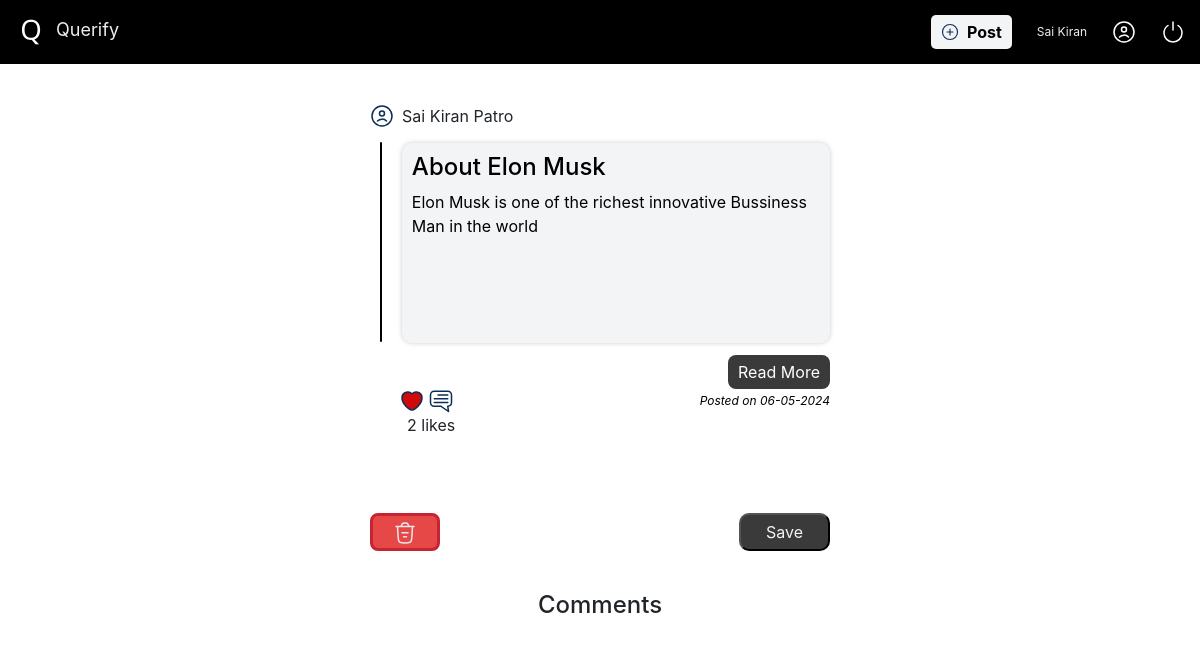
The page /comment/1 (signed in) on the database its author committed.
### Website/models.py (models this page shows)
class Post(db.Model):
    id=db.Column(db.Integer, primary_key=True)
    userId=db.Column(db.Integer, db.ForeignKey('user.id'))
    title=db.Column(db.String(1000))
    content=db.Column(db.Text)
    date=db.Column(db.DateTime(timezone='Asia/Kolkata'), default=func.date(func.now()))

### Website/views.py (the view, shortened to what this page needs)
@views.route('/comment/<int:post_id>', methods=['POST','GET'])
@login_required
def comment(post_id):
    userPostInfo,postDetails=get_user_info(post_id)
    userPostInfo[0]['postLikes']=likes_count_by_id(post_id)
    print(userPostInfo)
    print(postDetails.first().id)
    commentsInfo=get_comments_by_post_id(post_id)
    userCommentedByList=getCommentedByList(post_id)
    return render_template('Comment.html',userPostInfo=userPostInfo[0],postDetails=postDetails.first(),commentsList=commentsInfo,commentedByList=userCommentedByList)

### Website/models.py (called while the page is built)
def get_user_id():
    return current_user.id if current_user.is_authenticated else None

### Website/views.py (called while the page is built)
def get_likes_count():
    all_posts=Post.query.all()
    likesCount=[]
    for post in all_posts:
        likeCount=Likes.query.filter_by(postId=post.id).count()
        likesCount.append(likeCount)
    return likesCount

def likes_count_by_id(postId):
    likeCount=Likes.query.filter_by(postId=postId).count()
    return likeCount

def get_user_info(fetchRequest):
    all_posts=Post.query.all() if fetchRequest=='all' else Post.query.filter_by(id=fetchRequest)
    userPostInfo=[]
    likesCount=get_likes_count()
    print("likesCount", likesCount)
    index=0
    for post in all_posts:
        user=User.query.filter_by(id=post.userId).first()
        user_id = get_user_id()
        record = Likes.query.filter_by(postId=post.id, userId=user_id).first()
        record = True if record else False
        userObject={'userFullName':user.firstName+" "+user.lastName,'postedDate':"-".join(str(post.date)[0:10].split('-')[::-1]),'postLikes':likesCount[index],'postId':post.id,'postLiked':record}
        userPostInfo.append(userObject)
        index+=1
    return [userPostInfo,all_posts]

def get_comments_by_post_id(postId):
    commentsInfo=Comments.query.filter_by(postId=postId).all()
    return commentsInfo

def getCommentedByList(postId):
    commentedBy=[]
    commentsList=Comments.query.filter_by(postId=postId).all()
    for comment in commentsList:
        user=User.query.filter_by(id=comment.userId).first()
        commentedBy.append(user.firstName+" "+user.lastName)
    return commentedBy

### Website/templates/Comment.html (shortened to what this page needs)
<!DOCTYPE html>
<html lang="en">
<head>
    <link rel="stylesheet" href="{{ url_for('static', filename='Css/styles.css')}}" />
    <link rel="stylesheet" href="https://cdn.jsdelivr.net/npm/bootstrap@4.0.0/dist/css/bootstrap.min.css">
<link href="https://cdn.jsdelivr.net/npm/quill@2.0.1/dist/quill.bubble.css" rel="stylesheet" />
</head>
<body>
    <header>
      <nav class="navContainer" >
        <div class="leftHeader">
          <img src="{{ url_for('static', filename='Images/LogoNew.png') }}" alt="Querify Logo"/>&nbsp;
          <span style="font-size: 18px;;">Querify</span>
        </div>
        <div class="rightHeader">
          <button class="postButton" onclick="window.location.href='/post'"><img src="{{ url_for('static', filename='Images/Post.svg')}}"/>Post</button>
          <span style="font-size:12px">Sai Kiran</span>
          <img src="{{ url_for('static', filename='Images/UserIcon.svg')}}" alt="User Icon"/>
          <img  class="logoutButton" alt="Logout" src="{{ url_for('static', filename='Images/Poweroff.svg')}}" onclick="window.location.href='/logout'"/>
        </div>
      </nav>
    </header>
    <div class="containerHome">
     <div class="postContainer">
        <div class="postHeader"><img src="{{ url_for('static', filename='Images/User.svg')}}"/> <span>{{ userPostInfo['userFullName'] }}</span></div>
        <div class="postContentContainer">
          <div class="postContent">
            <h2>{{ postDetails.title }}</h2>
            {{ postDetails.content | safe }}
          </div>
        </div>
        <div class="readMore">
           <button class="read-more">Read More</button>
        </div>
        <div class="dateActionContainer">
          <div class="postActions">
            {% if userPostInfo['postLiked'] %}
            <img class="disLikesImg" style="margin-left: 30px;" data-post-id="{{ userPostInfo['postId'] }}" src="{{ url_for('static', filename='Images/heartRed.svg')}}"/>
            {% endif %}
            <img class="commentImg" data-post-id="{{ userPostInfo['postId'] }}" src="{{ url_for('static', filename='Images/Comment.svg')}}"/>
          </div>
          <span class="postedDate">Posted on  {{ userPostInfo['postedDate'] }}</span>
        </div>
        <p class="postLikeCount" style="margin-left: 37px;">{{ userPostInfo['postLikes'] }} likes</p>
      </div>
      <div id="addCommentContainer">
             <div class="commentActionButtons">
                <button id="discardCommentButton" onclick="window.location.href='/'" type="button"  class=""><img src="{{ url_for('static', filename='images/DiscardRed.svg')}}"></button>
                <button id="saveCommentButton" onclick="save()" type="button" class="">Save</button>
             </div>
      </div>
      <div class="commentContainer">
        <h2>Comments</h2>
      </div>
    </div>
</body>
</html>

### Website/static/Css/styles.css (style rules this page uses)
:root { --backgroundColor: black; --fontColor: #f2f4f5;; --font-size-base: 16px; }
body { margin: 0px; }
.postContent p { margin-bottom: 1px !important; color: black !important; }
#addCommentContainer { width: 100%; max-width: 500px; padding:0px 20px 20px 20px; position: relative; }
#discardCommentButton { border-radius: 8px; background-color: #E64848; border: 3px solid #C82333; outline: none; padding: 3px 20px; cursor: pointer; }
#saveCommentButton { border-radius: 10px; background-color:#3a3a3a!important; padding: 5px 25px; color: var(--fontColor); outline: none; cursor: pointer; }
.commentActionButtons { padding-top: 20px; display: flex; justify-content: space-between; align-items: center; width: 100%; }
.postButton { background:var(--fontColor); border: none; border-radius: 5px;; padding: 5px 10px; outline: none; display: flex; justify-content: center; align-items: center; color: var(--backgroundColor); font-weight: bold; gap: 8px; cursor: pointer; }
.postButton img { width:18px; }
.navContainer { background:var(--backgroundColor); padding: 15px; color:#EFECEC; display: flex; justify-content:space-between; align-items:center; }
.rightHeader { display: flex; justify-content: space-evenly; align-items: center; gap: 25px; }
.logoutButton { cursor: pointer; }
.containerHome { width: 100%; display: flex; flex-direction: column; justify-content: center; align-items: center; gap: 20px; margin-top: 20px }
.postContentContainer { display: flex; flex-direction: row; gap: 20px; position: relative; align-items: center; }
.postContainer { border: none; padding: 20px; border-radius: 10px; max-width: 500px; width: 100%; }
.postHeader { display: flex; justify-content: flex-start; align-items: center; gap: 8px; }
.postContent { margin-top: 15px; background: #f2f4f5; color: black !important; padding: 10px; border-radius: 10px; margin-left: 0px; margin-bottom: 12px; height: 200px; transition: height 0.5s ease-in-out; overflow: hidden; box-shadow: 0 0 5px rgba(0, 0, 0, 0.2); width: 100%; }
.postActions { display: flex; flex-direction: row; justify-content: flex-start; align-items: center; gap: 5px; }
.dateActionContainer { display: flex; justify-content: space-between; align-items: center; }
.postedDate { font-size: 12px; color: black; font-style: italic; }
.postActions img { width:24px; cursor: pointer; }
h2 { font-size:24px !important; }
.readMore { display: flex; flex-direction: row; justify-content: flex-end; align-items: center; }
.read-more { outline: none; border: none; padding: 5px 10px; border-radius: 8px; background: #3a3a3a; color:white; cursor: pointer; }

### rows shown on the page
Post: title "About Elon Musk", content "Elon Musk is one of the richest innovative Bussiness Man in the world"

### other values the page prints
{{ userPostInfo['userFullName'] }} "Sai Kiran Patro"
{{ userPostInfo['postedDate'] }} "06-05-2024"
{{ userPostInfo['postLikes'] }} "2"
